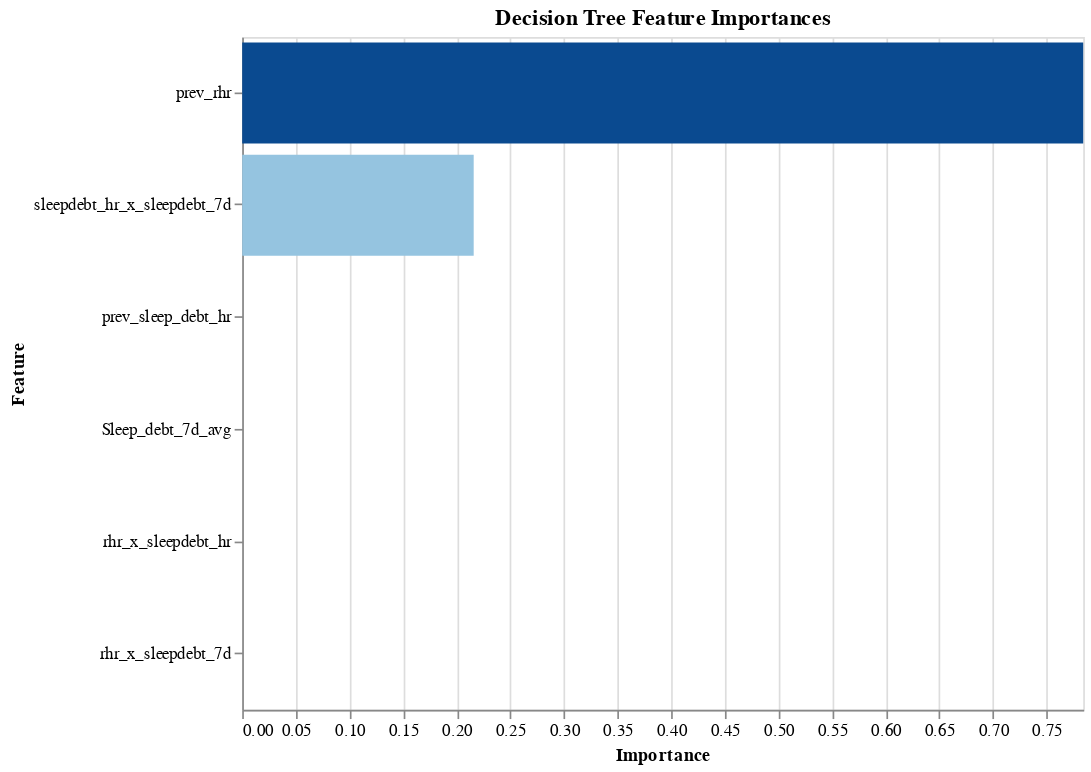

The cell this chart's notebook holds for it:
### Code cell
# Feature importance plot
importance_df = pd.DataFrame({
    'Feature': X_train.columns,
    'Importance': tree.feature_importances_
}).sort_values(by='Importance', ascending=False)

importance_chart = alt.Chart(importance_df).mark_bar().encode(
    x=alt.X('Importance:Q', scale=alt.Scale(domain=[0, importance_df['Importance'].max()])),
    y=alt.Y('Feature:N', sort='-x'),
    tooltip=['Feature', 'Importance'],
    color=alt.Color('Importance:Q', scale=alt.Scale(scheme='blues'), legend=None)
).properties(
    title='Decision Tree Feature Importances',
    width=500,
    height=400
)

importance_chart

### Figure 1 — Vega-Lite specification as saved in the notebook (floating-point values rounded to 4 significant figures)
{"config": {"view": {"continuousWidth": 300, "continuousHeight": 300}}, "data": {"name": "data-9cdaecfcb1eb4e30816733417339238d"}, "mark": {"type": "bar"}, "encoding": {"color": {"field": "Importance", "legend": null, "scale": {"scheme": "blues"}, "type": "quantitative"}, "tooltip": [{"field": "Feature", "type": "nominal"}, {"field": "Importance", "type": "quantitative"}], "x": {"field": "Importance", "scale": {"domain": [0, 0.7842]}, "type": "quantitative"}, "y": {"field": "Feature", "sort": "-x", "type": "nominal"}}, "height": 400, "title": "Decision Tree Feature Importances", "width": 500, "$schema": "https://vega.github.io/schema/vega-lite/v5.14.1.json", "datasets": {"data-9cdaecfcb1eb4e30816733417339238d": [{"Feature": "prev_rhr", "Importance": 0.7842}, {"Feature": "sleepdebt_hr_x_sleepdebt_7d", "Importance": 0.2158}, {"Feature": "prev_sleep_debt_hr", "Importance": 0.0}, {"Feature": "Sleep_debt_7d_avg", "Importance": 0.0}, {"Feature": "rhr_x_sleepdebt_hr", "Importance": 0.0}, {"Feature": "rhr_x_sleepdebt_7d", "Importance": 0.0}]}}
